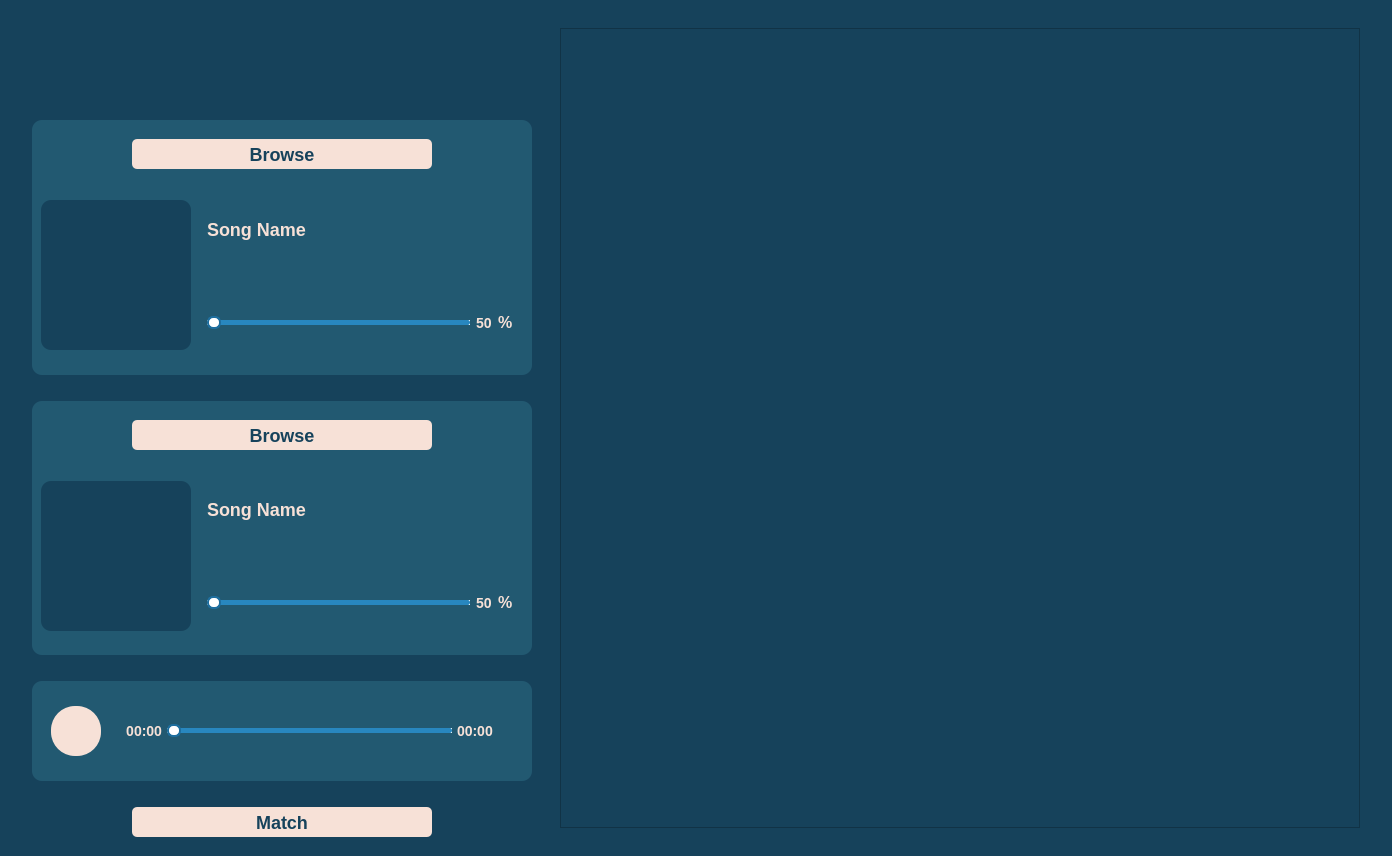
<?xml version="1.0" encoding="UTF-8"?>
<ui version="4.0">
 <class>MainWindow</class>
 <widget class="QMainWindow" name="MainWindow">
  <property name="geometry">
   <rect>
    <x>0</x>
    <y>0</y>
    <width>1392</width>
    <height>856</height>
   </rect>
  </property>
  <property name="windowTitle">
   <string>MainWindow</string>
  </property>
  <widget class="QWidget" name="centralwidget">
   <property name="styleSheet">
    <string notr="true">background-color:#16425b</string>
   </property>
   <layout class="QHBoxLayout" name="horizontalLayout_2">
    <item>
     <layout class="QHBoxLayout" name="horizontalLayout">
      <item>
       <spacer name="horizontalSpacer_2">
        <property name="orientation">
         <enum>Qt::Horizontal</enum>
        </property>
        <property name="sizeHint" stdset="0">
         <size>
          <width>40</width>
          <height>20</height>
         </size>
        </property>
       </spacer>
      </item>
      <item>
       <layout class="QVBoxLayout" name="verticalLayout_2">
        <item>
         <layout class="QHBoxLayout" name="horizontalLayout_7">
          <property name="leftMargin">
           <number>10</number>
          </property>
          <property name="topMargin">
           <number>10</number>
          </property>
          <property name="bottomMargin">
           <number>10</number>
          </property>
          <item>
           <widget class="QLabel" name="label">
            <property name="maximumSize">
             <size>
              <width>200</width>
              <height>75</height>
             </size>
            </property>
            <property name="text">
             <string/>
            </property>
            <property name="pixmap">
             <pixmap>Deliverables/gigapixel-Screenshot_2024-12-29_180719-removebg-preview.png</pixmap>
            </property>
            <property name="scaledContents">
             <bool>true</bool>
            </property>
           </widget>
          </item>
         </layout>
        </item>
        <item>
         <layout class="QVBoxLayout" name="verticalLayout_3">
          <property name="topMargin">
           <number>10</number>
          </property>
          <property name="bottomMargin">
           <number>10</number>
          </property>
          <item>
           <widget class="QWidget" name="widget_2" native="true">
            <property name="minimumSize">
             <size>
              <width>500</width>
              <height>0</height>
             </size>
            </property>
            <property name="maximumSize">
             <size>
              <width>500</width>
              <height>16777215</height>
             </size>
            </property>
            <property name="styleSheet">
             <string notr="true">background-color:#225971;
border-radius: 10px;</string>
            </property>
            <layout class="QVBoxLayout" name="verticalLayout_6">
             <item>
              <layout class="QHBoxLayout" name="horizontalLayout_3">
               <property name="topMargin">
                <number>10</number>
               </property>
               <property name="bottomMargin">
                <number>10</number>
               </property>
               <item>
                <widget class="QPushButton" name="browse_song1">
                 <property name="minimumSize">
                  <size>
                   <width>0</width>
                   <height>30</height>
                  </size>
                 </property>
                 <property name="maximumSize">
                  <size>
                   <width>300</width>
                   <height>16777215</height>
                  </size>
                 </property>
                 <property name="styleSheet">
                  <string notr="true">background-color:#f7e1d7;
border-radius: 5px;
color:#16425b;
font-size: 18px;
font-weight:500;</string>
                 </property>
                 <property name="text">
                  <string>Browse</string>
                 </property>
                 <property name="icon">
                  <iconset>
                   <normaloff>Deliverables/upload.png</normaloff>Deliverables/upload.png</iconset>
                 </property>
                 <property name="iconSize">
                  <size>
                   <width>20</width>
                   <height>20</height>
                  </size>
                 </property>
                </widget>
               </item>
              </layout>
             </item>
             <item>
              <layout class="QHBoxLayout" name="horizontalLayout_4">
               <item>
                <widget class="QWidget" name="widget_6" native="true">
                 <property name="minimumSize">
                  <size>
                   <width>150</width>
                   <height>150</height>
                  </size>
                 </property>
                 <property name="maximumSize">
                  <size>
                   <width>200</width>
                   <height>150</height>
                  </size>
                 </property>
                 <property name="styleSheet">
                  <string notr="true">background-color:#16425b;
</string>
                 </property>
                 <layout class="QVBoxLayout" name="verticalLayout_11">
                  <item>
                   <layout class="QVBoxLayout" name="verticalLayout_10">
                    <item>
                     <widget class="QLabel" name="song_cover1">
                      <property name="text">
                       <string/>
                      </property>
                     </widget>
                    </item>
                   </layout>
                  </item>
                 </layout>
                </widget>
               </item>
               <item>
                <layout class="QVBoxLayout" name="verticalLayout_12">
                 <property name="leftMargin">
                  <number>10</number>
                 </property>
                 <item>
                  <widget class="QLabel" name="song_name1">
                   <property name="styleSheet">
                    <string notr="true">color:#f7e1d7;
font-size: 18px;
font-weight:500;</string>
                   </property>
                   <property name="text">
                    <string>Song Name</string>
                   </property>
                  </widget>
                 </item>
                 <item>
                  <layout class="QHBoxLayout" name="horizontalLayout_12">
                   <property name="rightMargin">
                    <number>10</number>
                   </property>
                   <item>
                    <widget class="QSlider" name="song_slider1">
                     <property name="styleSheet">
                      <string notr="true">QSlider {
    border: none;
}
QSlider::groove:horizontal {
    height: 5px;
    background: white;  
    border-radius: 3px;   
}

QSlider::add-page:horizontal {
    background: #2887bf;
    border: 1px solid #2887bf;
    height: 3px;
    border-radius: 1.5px;
}

QSlider::handle:horizontal {
    background: #ffffff;  
    border: 2px solid #1e6e9e;
    width: 10px;
    height: 10px;
    border-radius: 6px;    
    margin: -4px 0;       
}</string>
                     </property>
                     <property name="orientation">
                      <enum>Qt::Horizontal</enum>
                     </property>
                    </widget>
                   </item>
                   <item>
                    <widget class="QLabel" name="slider_label1">
                     <property name="styleSheet">
                      <string notr="true">color:#f7e1d7;
font-size: 14px;
font-weight:500;</string>
                     </property>
                     <property name="text">
                      <string>50</string>
                     </property>
                    </widget>
                   </item>
                   <item>
                    <widget class="QLabel" name="label_4">
                     <property name="styleSheet">
                      <string notr="true">color:#f7e1d7;
font-size: 16px;
font-weight:500;</string>
                     </property>
                     <property name="text">
                      <string>%</string>
                     </property>
                    </widget>
                   </item>
                  </layout>
                 </item>
                </layout>
               </item>
              </layout>
             </item>
            </layout>
           </widget>
          </item>
         </layout>
        </item>
        <item>
         <layout class="QVBoxLayout" name="verticalLayout_4">
          <property name="topMargin">
           <number>10</number>
          </property>
          <property name="bottomMargin">
           <number>10</number>
          </property>
          <item>
           <widget class="QWidget" name="widget_3" native="true">
            <property name="maximumSize">
             <size>
              <width>500</width>
              <height>16777215</height>
             </size>
            </property>
            <property name="styleSheet">
             <string notr="true">background-color:#225971;
border-radius: 10px;</string>
            </property>
            <layout class="QVBoxLayout" name="verticalLayout_7">
             <item>
              <layout class="QHBoxLayout" name="horizontalLayout_5">
               <property name="topMargin">
                <number>10</number>
               </property>
               <property name="bottomMargin">
                <number>10</number>
               </property>
               <item>
                <widget class="QPushButton" name="browse_song2">
                 <property name="minimumSize">
                  <size>
                   <width>0</width>
                   <height>30</height>
                  </size>
                 </property>
                 <property name="maximumSize">
                  <size>
                   <width>300</width>
                   <height>16777215</height>
                  </size>
                 </property>
                 <property name="styleSheet">
                  <string notr="true">background-color:#f7e1d7;
border-radius: 5px;
color:#16425b;
font-size: 18px;
font-weight:500;</string>
                 </property>
                 <property name="text">
                  <string>Browse</string>
                 </property>
                 <property name="icon">
                  <iconset>
                   <normaloff>Deliverables/upload.png</normaloff>Deliverables/upload.png</iconset>
                 </property>
                 <property name="iconSize">
                  <size>
                   <width>20</width>
                   <height>20</height>
                  </size>
                 </property>
                </widget>
               </item>
              </layout>
             </item>
             <item>
              <layout class="QHBoxLayout" name="horizontalLayout_6">
               <item>
                <widget class="QWidget" name="widget_5" native="true">
                 <property name="minimumSize">
                  <size>
                   <width>150</width>
                   <height>150</height>
                  </size>
                 </property>
                 <property name="maximumSize">
                  <size>
                   <width>200</width>
                   <height>150</height>
                  </size>
                 </property>
                 <property name="styleSheet">
                  <string notr="true">background-color:#16425b;
</string>
                 </property>
                 <layout class="QVBoxLayout" name="verticalLayout_9">
                  <item>
                   <layout class="QVBoxLayout" name="verticalLayout_8">
                    <item>
                     <widget class="QLabel" name="song_cover2">
                      <property name="text">
                       <string/>
                      </property>
                     </widget>
                    </item>
                   </layout>
                  </item>
                 </layout>
                </widget>
               </item>
               <item>
                <layout class="QVBoxLayout" name="verticalLayout_13">
                 <property name="leftMargin">
                  <number>10</number>
                 </property>
                 <item>
                  <widget class="QLabel" name="song_name2">
                   <property name="styleSheet">
                    <string notr="true">color:#f7e1d7;
font-size: 18px;
font-weight:500;</string>
                   </property>
                   <property name="text">
                    <string>Song Name</string>
                   </property>
                  </widget>
                 </item>
                 <item>
                  <layout class="QHBoxLayout" name="horizontalLayout_10">
                   <property name="leftMargin">
                    <number>0</number>
                   </property>
                   <property name="rightMargin">
                    <number>10</number>
                   </property>
                   <item>
                    <widget class="QSlider" name="song_slider2">
                     <property name="styleSheet">
                      <string notr="true">QSlider {
    border: none;
}
QSlider::groove:horizontal {
    height: 5px;
    background: white;  
    border-radius: 3px;   
}

QSlider::add-page:horizontal {
    background: #2887bf;
    border: 1px solid #2887bf;
    height: 3px;
    border-radius: 1.5px;
}

QSlider::handle:horizontal {
    background: #ffffff;  
    border: 2px solid #1e6e9e;
    width: 10px;
    height: 10px;
    border-radius: 6px;    
    margin: -4px 0;       
}</string>
                     </property>
                     <property name="orientation">
                      <enum>Qt::Horizontal</enum>
                     </property>
                    </widget>
                   </item>
                   <item>
                    <widget class="QLabel" name="slider_label2">
                     <property name="styleSheet">
                      <string notr="true">color:#f7e1d7;
font-size: 14px;
font-weight:500;</string>
                     </property>
                     <property name="text">
                      <string>50</string>
                     </property>
                    </widget>
                   </item>
                   <item>
                    <widget class="QLabel" name="label_5">
                     <property name="styleSheet">
                      <string notr="true">color:#f7e1d7;
font-size: 16px;
font-weight:500;</string>
                     </property>
                     <property name="text">
                      <string>%</string>
                     </property>
                    </widget>
                   </item>
                  </layout>
                 </item>
                </layout>
               </item>
              </layout>
             </item>
            </layout>
           </widget>
          </item>
         </layout>
        </item>
        <item>
         <layout class="QVBoxLayout" name="verticalLayout_5">
          <property name="topMargin">
           <number>10</number>
          </property>
          <property name="bottomMargin">
           <number>10</number>
          </property>
          <item>
           <widget class="QWidget" name="widget_4" native="true">
            <property name="minimumSize">
             <size>
              <width>0</width>
              <height>100</height>
             </size>
            </property>
            <property name="maximumSize">
             <size>
              <width>500</width>
              <height>100</height>
             </size>
            </property>
            <property name="styleSheet">
             <string notr="true">background-color:#225971;
border-radius: 10px;</string>
            </property>
            <layout class="QHBoxLayout" name="horizontalLayout_8">
             <item>
              <layout class="QHBoxLayout" name="horizontalLayout_9">
               <property name="spacing">
                <number>5</number>
               </property>
               <property name="leftMargin">
                <number>10</number>
               </property>
               <property name="rightMargin">
                <number>10</number>
               </property>
               <item>
                <widget class="QPushButton" name="mix_play">
                 <property name="minimumSize">
                  <size>
                   <width>0</width>
                   <height>50</height>
                  </size>
                 </property>
                 <property name="maximumSize">
                  <size>
                   <width>50</width>
                   <height>50</height>
                  </size>
                 </property>
                 <property name="styleSheet">
                  <string notr="true">background-color:#f7e1d7;
border-radius: 24px;
color:#16425b;
font-size: 18px;
font-weight:500;</string>
                 </property>
                 <property name="text">
                  <string/>
                 </property>
                 <property name="icon">
                  <iconset>
                   <normaloff>Deliverables/play.png</normaloff>Deliverables/play.png</iconset>
                 </property>
                 <property name="iconSize">
                  <size>
                   <width>20</width>
                   <height>20</height>
                  </size>
                 </property>
                </widget>
               </item>
               <item>
                <widget class="QLabel" name="mins_spent">
                 <property name="styleSheet">
                  <string notr="true">color:#f7e1d7;
font-size: 14px;
font-weight:500;</string>
                 </property>
                 <property name="text">
                  <string>00:00</string>
                 </property>
                 <property name="alignment">
                  <set>Qt::AlignRight|Qt::AlignTrailing|Qt::AlignVCenter</set>
                 </property>
                </widget>
               </item>
               <item>
                <widget class="QSlider" name="mix_slider">
                 <property name="maximumSize">
                  <size>
                   <width>285</width>
                   <height>16777215</height>
                  </size>
                 </property>
                 <property name="styleSheet">
                  <string notr="true">QSlider {
    border: none;
}
QSlider::groove:horizontal {
    height: 5px;
    background: white;
    border-radius: 3px;
}

QSlider::add-page:horizontal {
    background: #2887bf;
    border: 1px solid #2887bf;
    height: 3px;
    border-radius: 1.5px;
}

QSlider::handle:horizontal {
    background: #ffffff;
    border: 2px solid #1e6e9e;
    width: 10px;
    height: 10px;
    border-radius: 6px;
    margin: -4px 0;
}</string>
                 </property>
                 <property name="orientation">
                  <enum>Qt::Horizontal</enum>
                 </property>
                </widget>
               </item>
               <item>
                <widget class="QLabel" name="mins_left">
                 <property name="styleSheet">
                  <string notr="true">color:#f7e1d7;
font-size: 14px;
font-weight:500;</string>
                 </property>
                 <property name="text">
                  <string>00:00</string>
                 </property>
                </widget>
               </item>
              </layout>
             </item>
            </layout>
           </widget>
          </item>
         </layout>
        </item>
        <item>
         <layout class="QHBoxLayout" name="horizontalLayout_11">
          <property name="topMargin">
           <number>10</number>
          </property>
          <property name="bottomMargin">
           <number>10</number>
          </property>
          <item>
           <widget class="QPushButton" name="match_button">
            <property name="minimumSize">
             <size>
              <width>0</width>
              <height>30</height>
             </size>
            </property>
            <property name="maximumSize">
             <size>
              <width>300</width>
              <height>16777215</height>
             </size>
            </property>
            <property name="styleSheet">
             <string notr="true">background-color:#f7e1d7;
border-radius: 5px;
color:#16425b;
font-size: 18px;
font-weight:500;</string>
            </property>
            <property name="text">
             <string>Match</string>
            </property>
           </widget>
          </item>
         </layout>
        </item>
       </layout>
      </item>
      <item>
       <spacer name="horizontalSpacer">
        <property name="orientation">
         <enum>Qt::Horizontal</enum>
        </property>
        <property name="sizeHint" stdset="0">
         <size>
          <width>40</width>
          <height>20</height>
         </size>
        </property>
       </spacer>
      </item>
      <item>
       <layout class="QVBoxLayout" name="verticalLayout">
        <item>
         <spacer name="verticalSpacer">
          <property name="orientation">
           <enum>Qt::Vertical</enum>
          </property>
          <property name="sizeType">
           <enum>QSizePolicy::Expanding</enum>
          </property>
          <property name="sizeHint" stdset="0">
           <size>
            <width>20</width>
            <height>40</height>
           </size>
          </property>
         </spacer>
        </item>
        <item>
         <widget class="QTableWidget" name="table">
          <property name="minimumSize">
           <size>
            <width>800</width>
            <height>800</height>
           </size>
          </property>
          <property name="styleSheet">
           <string notr="true"/>
          </property>
          <property name="showGrid">
           <bool>true</bool>
          </property>
          <property name="rowCount">
           <number>0</number>
          </property>
          <property name="columnCount">
           <number>0</number>
          </property>
         </widget>
        </item>
        <item>
         <spacer name="verticalSpacer_2">
          <property name="orientation">
           <enum>Qt::Vertical</enum>
          </property>
          <property name="sizeHint" stdset="0">
           <size>
            <width>20</width>
            <height>40</height>
           </size>
          </property>
         </spacer>
        </item>
       </layout>
      </item>
      <item>
       <spacer name="horizontalSpacer_3">
        <property name="orientation">
         <enum>Qt::Horizontal</enum>
        </property>
        <property name="sizeHint" stdset="0">
         <size>
          <width>40</width>
          <height>20</height>
         </size>
        </property>
       </spacer>
      </item>
     </layout>
    </item>
   </layout>
  </widget>
 </widget>
 <resources/>
 <connections/>
</ui>
